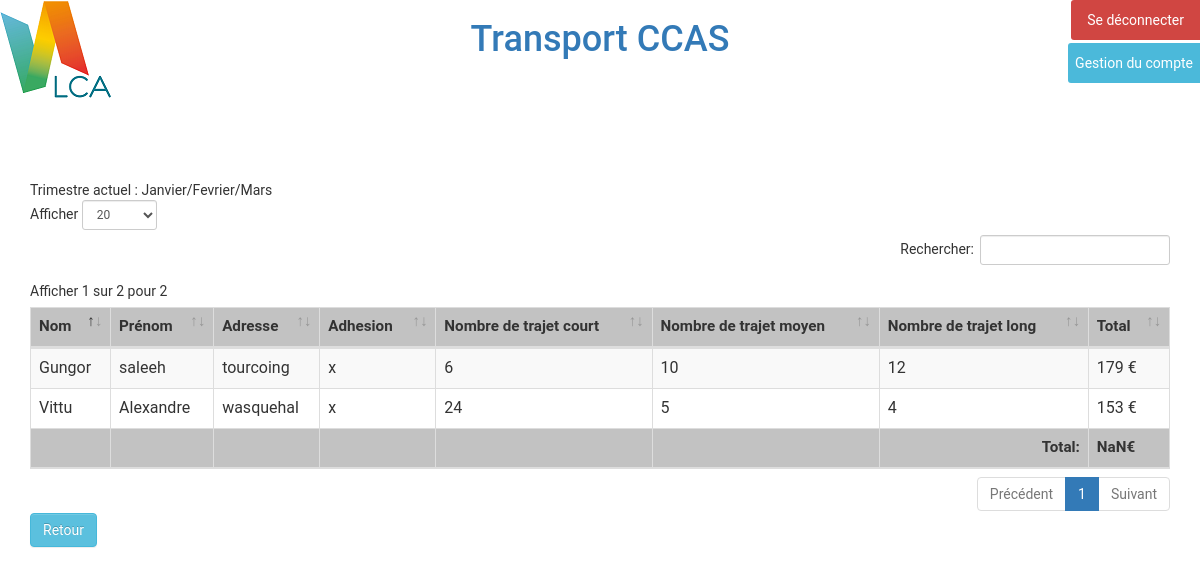
Page /pages/Facturation.php (signed in) on the committed database.
### tables this page shows
CREATE TABLE IF NOT EXISTS `adherents` (
  `id` int(100) NOT NULL AUTO_INCREMENT,
  `nom` varchar(50) NOT NULL,
  `prenom` varchar(50) NOT NULL,
  `adresse` varchar(100) NOT NULL,
  `dateAdhesion` date NOT NULL,
  `remarque` varchar(100) DEFAULT NULL,
  PRIMARY KEY (`id`)
);

CREATE TABLE IF NOT EXISTS `tarifs` (
  `id` int(11) NOT NULL AUTO_INCREMENT,
  `nbTrajet` int(50) NOT NULL,
  `idAdherent` int(100) NOT NULL,
  `idTypetrajet` int(11) NOT NULL,
  `idTrimestre` int(11) NOT NULL,
  `dateDernierTrajet` date DEFAULT NULL,
  PRIMARY KEY (`id`),
  KEY `idAdherent` (`idAdherent`),
  KEY `idTypetrajet` (`idTypetrajet`) USING BTREE,
  KEY `idTrimestre` (`idTrimestre`)
);

### fonctions/fonctions.php (called while the page is built, shortened)
<?php
function connexion(){
  $dsn='mysql:dbname=transport_ccas;host=localhost';
  $username='root';
  $passwd='';
  try{
    $dbh=new PDO($dsn,$username,$passwd);
  } catch (Exception $e) {
    echo 'Connexion échouée : '.$e->getMessage();
  }
  return $dbh;
}
function ListerAdherent(){
  $dbh = connexion();
  try {
    $pdoStatement = $dbh->prepare("select * from adherents");
    $pdoStatement->execute();
    $result = $pdoStatement->fetchAll();
    return $result;
  } catch (Exception $e) {
    throw new Exception("erreur lors de la recuperation des adhérents " . $ex);
  }
}
function Getnbtrajetcours($id)
{
  $dbh = connexion();
  try
  {
    $pdoStatement = $dbh->prepare("select nbTrajet,idAdherent from tarifs inner join adherents on tarifs.idAdherent = adherents.id where idTypetrajet = 2 AND idTrimestre =:id");
    $pdoStatement->bindvalue("id",$id);
    $pdoStatement->execute();
    $result = $pdoStatement->fetchAll();
    return $result;
  }
  catch(Exception $e)
  {
    throw new Exception("erreur lors de la recuperation de l'adherent ");
  }
}
function Getnbtrajetmoyen($id)
{
  $dbh = connexion();
  try
  {
    $pdoStatement = $dbh->prepare("select nbTrajet,idAdherent from tarifs inner join adherents on tarifs.idAdherent = adherents.id where idTypetrajet = 3 AND idTrimestre =:id");
    $pdoStatement->bindvalue("id",$id);
    $pdoStatement->execute();
    $result = $pdoStatement->fetchAll();
    return $result;
  }
  catch(Exception $e)
  {
    throw new Exception("erreur lors de la recuperation de l'adherent ");
  }
}
function Getnbtrajetlong($id)
{
  $dbh = connexion();
  try
  {
    $pdoStatement = $dbh->prepare("select nbTrajet,idAdherent from tarifs inner join adherents on tarifs.idAdherent = adherents.id where idTypetrajet = 4 AND idTrimestre =:id");
    $pdoStatement->bindvalue("id",$id);
    $pdoStatement->execute();
    $result = $pdoStatement->fetchAll();
    return $result;
  }
  catch(Exception $e)
  {
    throw new Exception("erreur lors de la recuperation de l'adherent ");
  }
}
function Getprixtrajetcours()
{
  $dbh = connexion();
  try
  {
    $pdoStatement = $dbh->prepare("select prix from typetrajet where id =2");
    $pdoStatement->execute();
    $result = $pdoStatement->fetch();
    return $result;
  }
  catch(Exception $e)
  {
    throw new Exception("erreur lors de la recuperation du prix d'un trajet cours");
  }
}
function Getprixtrajetmoyen()
{
  $dbh = connexion();
  try
  {
    $pdoStatement = $dbh->prepare("select prix from typetrajet where id =3");
    $pdoStatement->execute();
    $result = $pdoStatement->fetch();
    return $result;
  }
  catch(Exception $e)
  {
    throw new Exception("erreur lors de la recuperation du prix d'un trajet moyen");
  }
}
function Getprixtrajetlong()
{
  $dbh = connexion();
  try
  {
    $pdoStatement = $dbh->prepare("select prix from typetrajet where id =4");
    $pdoStatement->execute();
    $result = $pdoStatement->fetch();
    return $result;
  }
  catch(Exception $e)
  {
    throw new Exception("erreur lors de la recuperation du prix d'un trajet long");
  }
}
function Getprixadhesion()
{
  $dbh = connexion();
  try
  {
    $pdoStatement = $dbh->prepare("select prix from typetrajet where id =5");
    $pdoStatement->execute();
    $result = $pdoStatement->fetch();
    return $result;
  }
  catch(Exception $e)
  {
    throw new Exception("erreur lors de la recuperation du prix d'une adhesion");
  }
}
?>

### pages/Facturation.php (the view, shortened to what this page needs)
<?php
include_once "header.php";
include_once "../fonctions/fonctions.php";
$lesAdherents = ListerAdherent();
$seuil = getSeuil();
?>
<!DOCTYPE html>
<html>
<head>
  <link href="assets/datatables.min.css" rel="stylesheet" type="text/css">
  <link href="bootstrap/css/bootstrap.min.css" rel="stylesheet" media="screen">
</head>
<body>
  <div id="conteneur">
    <table cellpadding="0" cellspacing="0" border="0" class="table table-striped table-hover table-responsive no-footer table-bordered" id="example">
      <thead>
        <tr>
          <th>Nom</th>
          <th>Prénom</th>
          <th>Adresse</th>
          <th>Adhesion</th>
          <th>Nombre de trajet court</th>
          <th>Nombre de trajet moyen</th>
          <th>Nombre de trajet long</th>
          <th>Total</th>
        </tr>
      </thead>
      <tfoot>
        <tr>
          <th></th>
          <th></th>
          <th></th>
          <th></th>
          <th></th>
          <th></th>
          <th  style="text-align:right">Total:</th>
          <th></th>
        </tr>
      </tfoot>
    <?php
      $trimestre = getTrimestre();
      $prixtrajetcours = Getprixtrajetcours();
      $prixtrajetmoyen = Getprixtrajetmoyen();
      $prixtrajetlong = Getprixtrajetlong();
      $prixadhesion = Getprixadhesion();
      foreach($lesAdherents as $unAdherent)
      {
        $prixtotal = 0;
        $nbtrajetcourt = Getnbtrajetcours($trimestre);
        $nbtrajetmoyen = Getnbtrajetmoyen($trimestre);
        $nbtrajetlong = Getnbtrajetlong($trimestre);
        $adhesion = Getadhesion();
        foreach($adhesion as $nbadhesion)
        {
          if($nbadhesion['idAdherent'] == $unAdherent['id'])
          {
            if($nbadhesion['nbTrajet'] == 1)
            {
              $prixtotal += $prixadhesion['prix'];
            }
            else
            {
              echo'<td></td>';
            }
          }
        }
        foreach($nbtrajetcourt as $nbtrajetcourtparadherent)
        {
          if($nbtrajetcourtparadherent['idAdherent'] == $unAdherent['id'])
          {
            $prixtotal += $nbtrajetcourtparadherent['nbTrajet']*$prixtrajetcours['prix'];
          }
        }
        foreach($nbtrajetmoyen as $nbtrajetmoyenparadherent)
        {
          if($nbtrajetmoyenparadherent['idAdherent'] == $unAdherent['id'])
          {
            $prixtotal += $nbtrajetmoyenparadherent['nbTrajet']*$prixtrajetmoyen['prix'];
          }
        }
        foreach($nbtrajetlong as $nbtrajetlongparadherent)
        {
          if($nbtrajetlongparadherent['idAdherent'] == $unAdherent['id'])
          {
            $prixtotal += $nbtrajetlongparadherent['nbTrajet']*$prixtrajetlong['prix'];
          }
        }
        if($prixtotal >= $seuil['prix'])
        {
          echo '<td>'.$unAdherent['nom'].'</td>';
          echo '<td>'.$unAdherent['prenom'].'</td>';
          echo '<td>'.$unAdherent['adresse'].'</td>';
          echo '<td>x</td>';
          foreach($nbtrajetcourt as $nbtrajetcourtparadherent)
          {
            if($nbtrajetcourtparadherent['idAdherent'] == $unAdherent['id'])
            {
              echo '<td>'.$nbtrajetcourtparadherent['nbTrajet'].'</td>';
            }
          }
          foreach($nbtrajetmoyen as $nbtrajetmoyenparadherent)
          {
            if($nbtrajetmoyenparadherent['idAdherent'] == $unAdherent['id'])
            {
              echo '<td>'.$nbtrajetmoyenparadherent['nbTrajet'].'</td>';
            }
          }
          foreach($nbtrajetlong as $nbtrajetlongparadherent)
          {
            if($nbtrajetlongparadherent['idAdherent'] == $unAdherent['id'])
            {
              echo '<td>'.$nbtrajetlongparadherent['nbTrajet'].'</td>';
              echo '<td>'.$prixtotal.' €</td>';
            }
          }
        }
      }
    ?>
    </table>
    <input class="btn btn-info" onclick="window.location.href='accueil.php'" type="submit" value="Retour" class="buttonadherent">
  </div>
</body>
</html>

### pages/header.php (shortened to what this page needs)
<header>
  <link rel="stylesheet" href="style.css">
  <link href="bootstrap/css/bootstrap.min.css" rel="stylesheet" media="screen">
  <link href="bootstrap/css/bootstrap-theme.min.css" rel="stylesheet" media="screen">
  <h1><a href="accueil.php" id="titre">Transport CCAS</a></h1>
  <button type="submit" id="deconnexion" onclick="window.location='deconnexion.php';">Se déconnecter</button>
  <button id="gestioncompte" type="submit" onclick="window.location='gestioncompte.php';">Gestion du compte</button>
  <div id="logoTrnsport"><a href="accueil.php"><img src="../img/logo-LCA.png" alt="Logo application" id="logo"/></a></div>
</header>

### pages/style.css (style rules this page uses)
h1 { text-align: center; margin:0; }
#logo { position: absolute; top:1px; display:block; }
* { font-family:'Roboto',Arial; }
#conteneur { width: 1170px; padding-right: 15px; padding-left: 15px; margin-right: auto; margin-left: auto; margin-top: 10%; }
th { background-color: #C2C2C2; font-size: 0.95em; }
a { text-decoration: none; color: black; }
#titre { text-decoration: none; }
#deconnexion { position:absolute; top:0; right:0; background-color: #D04642; color: white; padding: 10px 16px; border: none; border-top-left-radius: 3px; border-bottom-left-radius: 3px; cursor: pointer; }
#gestioncompte { position:absolute; top:43px; right:0; background-color: #4BB9DA; color: white; padding: 10px 7px; border: none; border-top-left-radius: 3px; border-bottom-left-radius: 3px; cursor: pointer; }

### rows in the picture
adherents: nom "Vittu", prenom "Alexandre", adresse "wasquehal"
tarifs: nbTrajet "24"
tarifs: nbTrajet "5"
tarifs: nbTrajet "4", prixtotal "153"
adherents: nom "Gungor", prenom "saleeh", adresse "tourcoing"
tarifs: nbTrajet "6"
tarifs: nbTrajet "10"
tarifs: nbTrajet "12", prixtotal "179"
